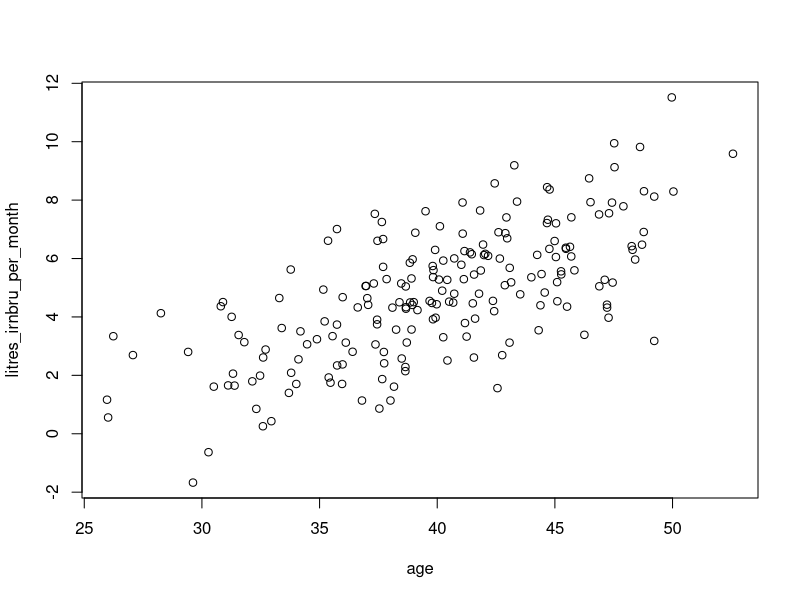
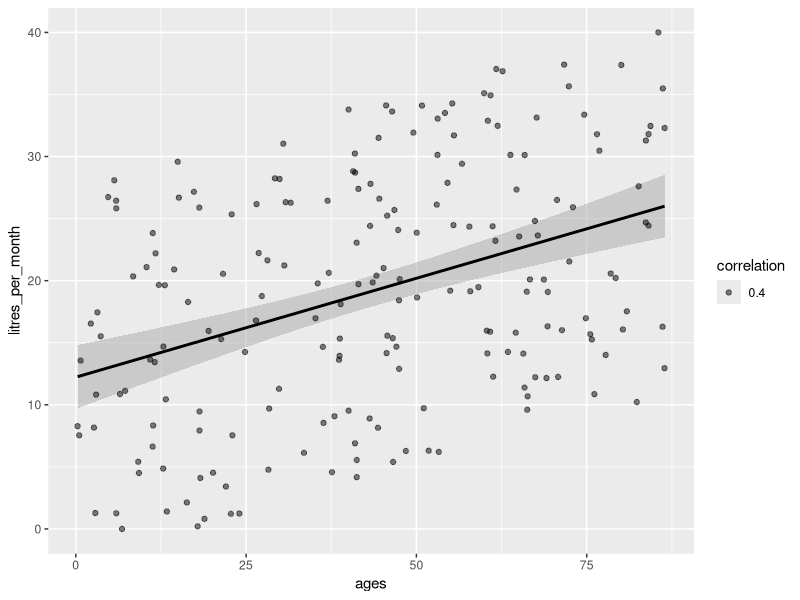

The R script that drew these images, in order:
## playing with data generation

library(MASS)
library(sn)
library(mvtnorm) 
library(ggplot2)

corr <- 0.9

get_correlated_data <- function(num_samples, correlation) {
  data <- rmvnorm(n=num_samples,
                  mean=c(40,5),
                  sigma=matrix(c(30, correlation * sqrt(50), correlation * sqrt(50), 5), 2, 2))
  d <- data.frame(data)
  colnames(d) <- c("age", "litres_irnbru_per_month")
  return(d)
}

d <- get_correlated_data(200, 1)

plot(d)



m <- matrix(c(3, corr * sqrt(50), corr * sqrt(50), 10), 2, 2)



## using copula theory -- this one works much better
complement <- function(y, rho, x) {
  if (missing(x)) x <- rnorm(length(y)) # Optional: supply a default if `x` is not given
  y.perp <- residuals(lm(x ~ y))
  rho * sd(y.perp) * y + y.perp * sd(y) * sqrt(1 - rho^2)
}


scale_values <- function(data, tmin, tmax) {
  rmin <- min(data)
  rmax <- max(data)
  scaled <- ((data - rmin) / (rmax - rmin)) * (tmax - tmin) + tmin
  return(scaled)
}

generate_data_copula <- function(num_samples, correlation) {
  ages <- runif(num_samples, min=0, max=87)
  vals <- 1:num_samples # Optional
  y = as.vector(sapply(correlation, function(correlation) complement(ages, correlation, vals)))
  litres_per_month = scale_values(y, 0, 40)
  X <- data.frame(litres_per_month,
                  correlation=ordered(rep(signif(correlation, 2))),
                  ages=ages) 
  return(X)
}

e <- generate_data_copula(200, 0.4)

ggplot(e, aes(ages,litres_per_month, group=correlation)) + 
  geom_smooth(method="lm", color="Black") + 
  #geom_rug(sides="b") + 
  geom_point(aes(fill=correlation), alpha=1/2) 
